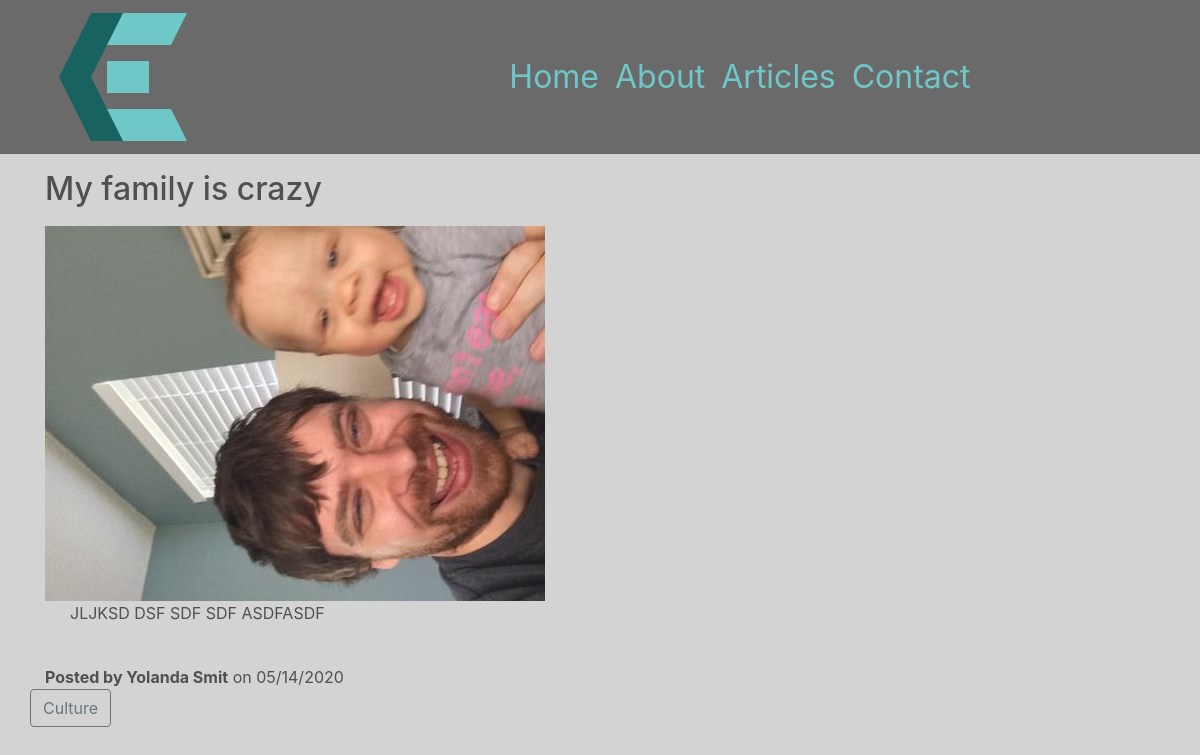
Page /articles/7 on the committed database.
### chrissmit/services/db_models.py (models this page shows, shortened)
class ArticleEdits(db.Model):
    id = db.Column(db.Integer, primary_key=True)
    article_id = db.Column(db.Integer, db.ForeignKey('article.id'), nullable=False,)
    is_edited = db.Column(db.Boolean, default=False,)
    is_ready_for_release = db.Column(db.Boolean, default=False,)
    user_id = db.Column(db.Integer, db.ForeignKey('user.id'), nullable=False)
    edited = db.Column(db.DateTime, nullable=True, default=datetime.utcnow)
    title = db.Column(db.String(100), nullable=False,)
    preview = db.Column(db.String(200), nullable=False)
    image_file = db.Column(db.String(100), default='default.png')
    content = db.Column(db.Text, nullable=False)
    tags = db.relationship('EditTags', backref='edit')

class User(db.Model, UserMixin):
    id = db.Column(db.Integer, primary_key=True, )
    authorization_level = db.Column(db.String(60), nullable=False, )
    linkedin = db.Column(db.String(100),)
    full_name = db.Column(db.String(45), unique=False, nullable=False,)
    twitter_handle = db.Column(db.String(20), unique=True, nullable=True,)
    email = db.Column(db.String(120), unique=True, nullable=False, )
    image_file = db.Column(db.String(20), nullable=False, default='default.svg', )
    password = db.Column(db.String(60), nullable=False, )
    articles = db.relationship('Article', backref='author', lazy=True)
    edits = db.relationship('ArticleEdits', backref='author', lazy=True)
    content = db.Column(db.Text, nullable=False)

class EditTags(db.Model):
    id = db.Column(db.Integer, primary_key=True)
    edit_id = db.Column(db.Integer, db.ForeignKey('article_edits.id'))
    tag_id = db.Column(db.Integer, db.ForeignKey('tags.id'))

class Tags(db.Model):
    id = db.Column(db.Integer, primary_key=True)
    desc = db.Column(db.String(20), nullable=False)

### chrissmit/views/article_views.py (the view)
@blueprint.route('/articles/<article_id>')
def read_article(article_id):
    recent_articles = article.get_last(4)
    current_article = article.get_full_article(article_id)
    tags = article.get_edit_tags(current_article.current_edit_id)
    return render_template(
        template_name_or_list='articles/read.html',
        content=current_article,
        release=False,
        suggest_edit=current_user.is_authenticated,
        go_to_latest = False,
        recent_articles=recent_articles,
        tags=tags,
        display_posted = article.is_display_posted(current_article),
    )

### chrissmit/services/article.py (called while the page is built)
def get_full_article(id):
    full_article = full_article_data()
    return full_article.filter(Article.id==int(id)).first()

def get_last(number=4, desc=True):
    full_article = full_article_data()
    if desc:
        return full_article.filter(Article.is_released==True).order_by(Article.posted.desc()).limit(number).all()
    return full_article.filter(Article.is_released==True).limit(number).all()

def get_edit_tags(edit_id):
    tag_data = full_tag()
    return tag_data.filter(
        EditTags.edit_id == edit_id
    ).all()

def full_tag():
    return db.session.query(
        EditTags.tag_id, Tags.desc
    ).join(
        Tags,
        Tags.id == EditTags.tag_id
    )

def full_article_data():
    fields = full_data_fields()
    return fields.join(
        ArticleEdits,
        Article.current_edit_id == ArticleEdits.id,
    ).join(
        User,
        Article.author_id == User.id
    )

def full_data_fields():
    return db.session.query(
        ArticleEdits.id,
        ArticleEdits.article_id,
        Article.posted,
        Article.edited,
        Article.is_released,
        Article.author_id,
        Article.current_edit_id,
        ArticleEdits.title,
        ArticleEdits.preview,
        ArticleEdits.content,
        ArticleEdits.image_file,
        ArticleEdits.user_id,
        ArticleEdits.is_edited,
        ArticleEdits.is_ready_for_release,
        ArticleEdits.edited,
        Article.author_id,
        User.full_name,
    )

def is_display_posted(content):
    if not content.posted:
        return content.posted
    return content.posted > content.edited

### chrissmit/templates/articles/read.html (shortened to what this page needs)
{% extends "shared/_layout.html" %}
{% block main_content %}
{% if content %}
    <h2>{{ content.title }}</h2>
    <div class="row">
        <div class="col-sm-12">
            {% if content.image_file %}
                <img src="{{ '/static/img/articles/' + content.image_file }}" alt="{{ content.image_file }}">
            {% endif %}
        </div>
    </div>
    <article>
        {% for paragraph in content.content.split('</p>') %}
            <p >
                {{ paragraph }}
            </p>
        {% endfor %}
    </article>
    <br>
    {% if display_posted %}
    <strong>Posted by {{ content.full_name }}</strong> on
        {{ content.posted.strftime('%m/%d/%Y') }}
    {% else %}
        <strong>Edited by {{ content.full_name }}</strong> on
        {{ content.edited.strftime('%m/%d/%Y') }}
    {% endif %}
    <div class="row">
        {% for tag in tags %}
            <a href="{{ url_for('navigation_views.article_by_tag',tag=tag.tag_id) }}" class="btn btn-outline-secondary"> {{ tag.desc }}</a>
        {% endfor %}
    </div>
{% endif %}
{%  endblock %}

### chrissmit/static/css/site.css (style rules this page uses)
:root { --backgroundColor: lightgrey; --primaryFontColor: rgba(80,80,80,1); --navBackgroundColor: rgba(80,80,80,0.8); --navDropDownBackgroundColor: rgba(80,80,80,0.6); --navDropDownText: lightgrey; --lightAccent: #6FC7C7; --darkAccent: #186262; }
html { background-color: var(--backgroundColor); }
body { background-color: var(--backgroundColor); }
h2 { color: var(--primaryFontColor); padding-top: 10px; padding-bottom: 10px; }
p { padding-left: 25px; padding-right: 25px; }
a { color: var(--darkAccent); }

### rows in the picture
ArticleEdits: title "My family is crazy", image_file (picture), content "JLJKSD DSF SDF SDF ASDFASDF"
User: full_name "Yolanda Smit"
EditTags: desc "Culture"

### other values in the picture
{{ content.posted.strftime('%m/%d/%Y') }} "05/14/2020"
